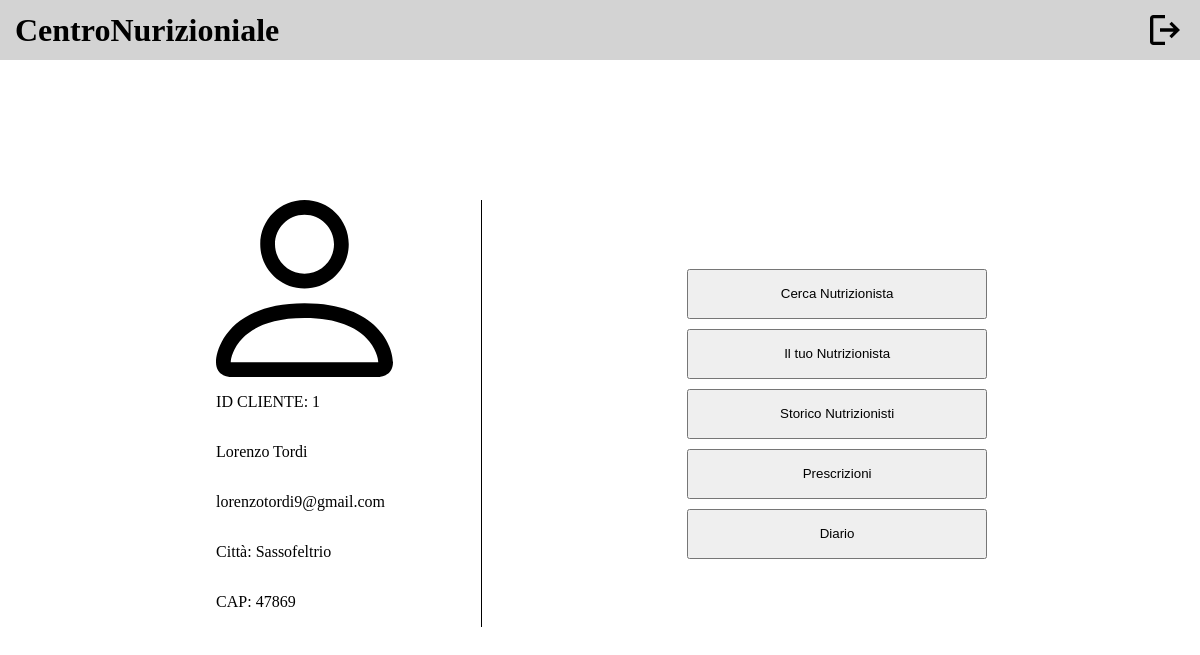
The page /public/homepageCliente.php (signed in) on the database its author committed.
### tables this page shows
CREATE TABLE `cliente` (
  `CAP` int(11) NOT NULL,
  `Citta` varchar(50) NOT NULL,
  `Nome` varchar(50) NOT NULL,
  `Cognome` varchar(50) NOT NULL,
  `Email` varchar(50) NOT NULL,
  `Password` varchar(255) NOT NULL,
  `IDCliente` int(11) NOT NULL
);

### db/database.php (called while the page is built, shortened)
<?php
require_once("clienteTable.php");
class DatabaseConnection
{
    private $clienteTable;
    public function __construct($servername, $username, $password, $dbname, $port)
    {
        $this->db = new mysqli($servername, $username, $password, $dbname, $port);
        $this->clienteTable = new ClienteTable($this->db);
    }
    public function getClienteTable(){
        return $this->clienteTable;
    }
}

### bootstrap.php (called while the page is built, shortened)
<?php
require_once ("db/database.php");
$dbh = new DatabaseConnection("localhost", "root", "", "centronutrizionale", 3306);
?>

### cliente.php (called while the page is built)
<?php
require_once("bootstrap.php");
if(isUserLoggedIn()){
    $id = $_SESSION["id"];
    $templateparams["cliente"] = $dbh->getClienteTable()->getClienteById($id);
}
?>

### db/clienteTable.php (called while the page is built)
<?php
class ClienteTable{
    private $db;
    public function __construct($db){
        $this->db = $db;
    }
    public function getClienteById($id){
        $stmt = $this->db->prepare("SELECT * FROM cliente WHERE IDCliente=?");
        $stmt->bind_param('i', $id);
        $stmt->execute();
        $result = $stmt->get_result();
        return $result->fetch_all(MYSQLI_ASSOC);
    }
}
?>

### public/homepageCliente.php (the view, shortened to what this page needs)
<!DOCTYPE html>
<html lang="it">
<head>
  <link rel="stylesheet" href="../template/header/header.css">
  <link rel="stylesheet" href="styles/homepage.css">
</head>
<body>
  <?php include "../template/header/header.html";
  require ("../bootstrap.php");
  require("../cliente.php"); ?>
  <main>
    <div class="left-side-container">
      <div class="info-container">
        <img src="../assets/icons/person.svg" alt="person-logo">
        <p>ID CLIENTE: <?php echo $_SESSION["id"]; ?></p>
        <p><?php echo $templateparams["cliente"][0]["Nome"], " ", $templateparams["cliente"][0]["Cognome"]; ?></p>
        <p><?php echo $templateparams["cliente"][0]["Email"]; ?></p>
        <p>Città: <?php echo $templateparams["cliente"][0]["Citta"]; ?></p>
        <p>CAP: <?php echo $templateparams["cliente"][0]["CAP"]; ?></p>
      </div>
    </div>
    <div class="right-side-container">
      <div class="btn-container">
        <button onclick="window.location.href='cercaNutrizionista.php'">Cerca Nutrizionista</button>
        <button onclick="window.location.href='profiloNutrizionistaScelto.php'">Il tuo Nutrizionista</button>
        <button onclick="window.location.href='storicoNutrizionisti.php'">Storico Nutrizionisti</button>
        <button onclick="window.location.href='prescrizioni.php'">Prescrizioni</button>
        <button onclick="window.location.href='diario.php'">Diario</button>
      </div>
    </div>
  </main>
</body>
</html>

### template/header/header.css (style rules this page uses)
header h1 { margin: 0; }
header { display: flex; height: 60px; background-color: lightgray; justify-content: space-between; align-content:end; position: fixed; left: 0; right: 0; top: 0; }
.logout, .logo { display: flex; align-items: center; }
.logo { margin-left: 15px; }
.logout { margin-right: 15px; }
.logout img { height: 40px; }

### public/styles/homepage.css (style rules this page uses)
main { display: flex; justify-content: center; margin-top: 200px; flex-wrap: wrap; }
.left-side-container { flex: 2; display: flex; align-items: center; justify-content: center; }
.right-side-container { flex: 3; display: flex; align-items: center; justify-content: center; border-left: 1px solid black; }
.btn-container { display: flex; flex-direction: column; gap: 10px; }
.btn-container button, .info-container button { width: 300px; height: 50px; }
.info-container { display: flex; flex-direction: column; align-items: start; margin-left: 120px; }

### rows shown on the page
cliente: Nome "Lorenzo", Cognome "Tordi", Email "lorenzotordi9@gmail.com", Citta "Sassofeltrio", CAP "47869"

### other values the page prints
$_SESSION["id"] "1"
